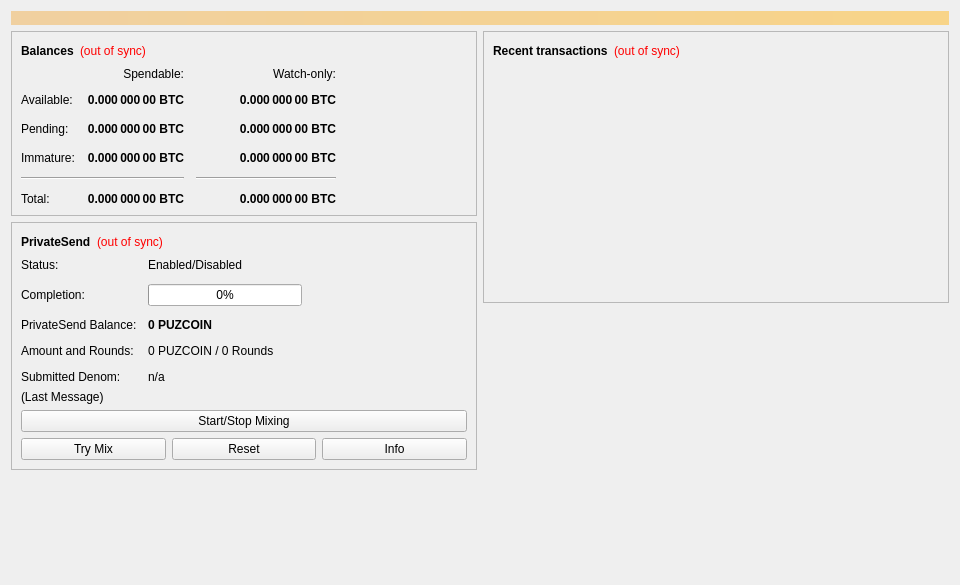
<?xml version="1.0" encoding="UTF-8"?>
<ui version="4.0">
 <class>OverviewPage</class>
 <widget class="QWidget" name="OverviewPage">
  <property name="geometry">
   <rect>
    <x>0</x>
    <y>0</y>
    <width>960</width>
    <height>585</height>
   </rect>
  </property>
  <property name="minimumSize">
   <size>
    <width>960</width>
    <height>0</height>
   </size>
  </property>
  <property name="windowTitle">
   <string>Form</string>
  </property>
  <layout class="QVBoxLayout" name="topLayout">
   <item>
    <widget class="QLabel" name="labelAlerts">
     <property name="visible">
      <bool>false</bool>
     </property>
     <property name="styleSheet">
      <string notr="true">background-color: qlineargradient(x1: 0, y1: 0, x2: 1, y2: 0, stop:0 #F0D0A0, stop:1 #F8D488); color:#000000;</string>
     </property>
     <property name="wordWrap">
      <bool>true</bool>
     </property>
     <property name="margin">
      <number>3</number>
     </property>
    </widget>
   </item>
   <item>
    <layout class="QHBoxLayout" name="horizontalLayout" stretch="1,1">
     <item>
      <layout class="QVBoxLayout" name="verticalLayout_2">
       <item>
        <widget class="QFrame" name="frame">
         <property name="frameShape">
          <enum>QFrame::StyledPanel</enum>
         </property>
         <property name="frameShadow">
          <enum>QFrame::Raised</enum>
         </property>
         <layout class="QVBoxLayout" name="verticalLayout_4">
          <item>
           <layout class="QHBoxLayout" name="horizontalLayout_4">
            <item>
             <widget class="QLabel" name="label_5">
              <property name="font">
               <font>
                <weight>75</weight>
                <bold>true</bold>
               </font>
              </property>
              <property name="text">
               <string>Balances</string>
              </property>
             </widget>
            </item>
            <item>
             <widget class="QLabel" name="labelWalletStatus">
              <property name="toolTip">
               <string>The displayed information may be out of date. Your wallet automatically synchronizes with the Puzcoin network after a connection is established, but this process has not completed yet.</string>
              </property>
              <property name="styleSheet">
               <string notr="true">QLabel { color: red; }</string>
              </property>
              <property name="text">
               <string notr="true">(out of sync)</string>
              </property>
              <property name="alignment">
               <set>Qt::AlignLeading|Qt::AlignLeft|Qt::AlignVCenter</set>
              </property>
             </widget>
            </item>
            <item>
             <spacer name="horizontalSpacer_3">
              <property name="orientation">
               <enum>Qt::Horizontal</enum>
              </property>
              <property name="sizeHint" stdset="0">
               <size>
                <width>40</width>
                <height>20</height>
               </size>
              </property>
             </spacer>
            </item>
           </layout>
          </item>
          <item>
           <layout class="QGridLayout" name="gridLayout">
            <property name="spacing">
             <number>12</number>
            </property>
            <item row="2" column="2">
             <widget class="QLabel" name="labelWatchPending">
              <property name="font">
               <font>
                <weight>75</weight>
                <bold>true</bold>
               </font>
              </property>
              <property name="cursor">
               <cursorShape>IBeamCursor</cursorShape>
              </property>
              <property name="toolTip">
               <string>Unconfirmed transactions to watch-only addresses</string>
              </property>
              <property name="text">
               <string notr="true">0.000 000 00 BTC</string>
              </property>
              <property name="alignment">
               <set>Qt::AlignRight|Qt::AlignTrailing|Qt::AlignVCenter</set>
              </property>
              <property name="textInteractionFlags">
               <set>Qt::LinksAccessibleByMouse|Qt::TextSelectableByKeyboard|Qt::TextSelectableByMouse</set>
              </property>
             </widget>
            </item>
            <item row="2" column="1">
             <widget class="QLabel" name="labelUnconfirmed">
              <property name="font">
               <font>
                <weight>75</weight>
                <bold>true</bold>
               </font>
              </property>
              <property name="cursor">
               <cursorShape>IBeamCursor</cursorShape>
              </property>
              <property name="toolTip">
               <string>Total of transactions that have yet to be confirmed, and do not yet count toward the spendable balance</string>
              </property>
              <property name="text">
               <string notr="true">0.000 000 00 BTC</string>
              </property>
              <property name="alignment">
               <set>Qt::AlignRight|Qt::AlignTrailing|Qt::AlignVCenter</set>
              </property>
              <property name="textInteractionFlags">
               <set>Qt::LinksAccessibleByMouse|Qt::TextSelectableByKeyboard|Qt::TextSelectableByMouse</set>
              </property>
             </widget>
            </item>
            <item row="3" column="2">
             <widget class="QLabel" name="labelWatchImmature">
              <property name="font">
               <font>
                <weight>75</weight>
                <bold>true</bold>
               </font>
              </property>
              <property name="cursor">
               <cursorShape>IBeamCursor</cursorShape>
              </property>
              <property name="toolTip">
               <string>Mined balance in watch-only addresses that has not yet matured</string>
              </property>
              <property name="text">
               <string notr="true">0.000 000 00 BTC</string>
              </property>
              <property name="alignment">
               <set>Qt::AlignRight|Qt::AlignTrailing|Qt::AlignVCenter</set>
              </property>
              <property name="textInteractionFlags">
               <set>Qt::LinksAccessibleByMouse|Qt::TextSelectableByKeyboard|Qt::TextSelectableByMouse</set>
              </property>
             </widget>
            </item>
            <item row="4" column="0" colspan="2">
             <widget class="Line" name="lineSpendableBalance">
              <property name="orientation">
               <enum>Qt::Horizontal</enum>
              </property>
             </widget>
            </item>
            <item row="4" column="2">
             <widget class="Line" name="lineWatchBalance">
              <property name="sizePolicy">
               <sizepolicy hsizetype="Preferred" vsizetype="Fixed">
                <horstretch>0</horstretch>
                <verstretch>0</verstretch>
               </sizepolicy>
              </property>
              <property name="minimumSize">
               <size>
                <width>140</width>
                <height>0</height>
               </size>
              </property>
              <property name="orientation">
               <enum>Qt::Horizontal</enum>
              </property>
             </widget>
            </item>
            <item row="5" column="0">
             <widget class="QLabel" name="labelTotalText">
              <property name="text">
               <string>Total:</string>
              </property>
             </widget>
            </item>
            <item row="3" column="1">
             <widget class="QLabel" name="labelImmature">
              <property name="font">
               <font>
                <weight>75</weight>
                <bold>true</bold>
               </font>
              </property>
              <property name="cursor">
               <cursorShape>IBeamCursor</cursorShape>
              </property>
              <property name="toolTip">
               <string>Mined balance that has not yet matured</string>
              </property>
              <property name="text">
               <string notr="true">0.000 000 00 BTC</string>
              </property>
              <property name="alignment">
               <set>Qt::AlignRight|Qt::AlignTrailing|Qt::AlignVCenter</set>
              </property>
              <property name="textInteractionFlags">
               <set>Qt::LinksAccessibleByMouse|Qt::TextSelectableByKeyboard|Qt::TextSelectableByMouse</set>
              </property>
             </widget>
            </item>
            <item row="2" column="3">
             <spacer name="horizontalSpacer_2">
              <property name="orientation">
               <enum>Qt::Horizontal</enum>
              </property>
              <property name="sizeHint" stdset="0">
               <size>
                <width>40</width>
                <height>20</height>
               </size>
              </property>
             </spacer>
            </item>
            <item row="3" column="0">
             <widget class="QLabel" name="labelImmatureText">
              <property name="text">
               <string>Immature:</string>
              </property>
             </widget>
            </item>
            <item row="5" column="1">
             <widget class="QLabel" name="labelTotal">
              <property name="font">
               <font>
                <weight>75</weight>
                <bold>true</bold>
               </font>
              </property>
              <property name="cursor">
               <cursorShape>IBeamCursor</cursorShape>
              </property>
              <property name="toolTip">
               <string>Your current total balance</string>
              </property>
              <property name="text">
               <string notr="true">0.000 000 00 BTC</string>
              </property>
              <property name="alignment">
               <set>Qt::AlignRight|Qt::AlignTrailing|Qt::AlignVCenter</set>
              </property>
              <property name="textInteractionFlags">
               <set>Qt::LinksAccessibleByMouse|Qt::TextSelectableByKeyboard|Qt::TextSelectableByMouse</set>
              </property>
             </widget>
            </item>
            <item row="5" column="2">
             <widget class="QLabel" name="labelWatchTotal">
              <property name="font">
               <font>
                <weight>75</weight>
                <bold>true</bold>
               </font>
              </property>
              <property name="cursor">
               <cursorShape>IBeamCursor</cursorShape>
              </property>
              <property name="toolTip">
               <string>Current total balance in watch-only addresses</string>
              </property>
              <property name="text">
               <string notr="true">0.000 000 00 BTC</string>
              </property>
              <property name="alignment">
               <set>Qt::AlignRight|Qt::AlignTrailing|Qt::AlignVCenter</set>
              </property>
              <property name="textInteractionFlags">
               <set>Qt::LinksAccessibleByMouse|Qt::TextSelectableByKeyboard|Qt::TextSelectableByMouse</set>
              </property>
             </widget>
            </item>
            <item row="0" column="2">
             <widget class="QLabel" name="labelWatchonly">
              <property name="text">
               <string>Watch-only:</string>
              </property>
              <property name="alignment">
               <set>Qt::AlignRight|Qt::AlignTrailing|Qt::AlignVCenter</set>
              </property>
             </widget>
            </item>
            <item row="1" column="0">
             <widget class="QLabel" name="labelBalanceText">
              <property name="text">
               <string>Available:</string>
              </property>
             </widget>
            </item>
            <item row="1" column="1">
             <widget class="QLabel" name="labelBalance">
              <property name="font">
               <font>
                <weight>75</weight>
                <bold>true</bold>
               </font>
              </property>
              <property name="cursor">
               <cursorShape>IBeamCursor</cursorShape>
              </property>
              <property name="toolTip">
               <string>Your current spendable balance</string>
              </property>
              <property name="text">
               <string notr="true">0.000 000 00 BTC</string>
              </property>
              <property name="alignment">
               <set>Qt::AlignRight|Qt::AlignTrailing|Qt::AlignVCenter</set>
              </property>
              <property name="textInteractionFlags">
               <set>Qt::LinksAccessibleByMouse|Qt::TextSelectableByKeyboard|Qt::TextSelectableByMouse</set>
              </property>
             </widget>
            </item>
            <item row="1" column="2">
             <widget class="QLabel" name="labelWatchAvailable">
              <property name="font">
               <font>
                <weight>75</weight>
                <bold>true</bold>
               </font>
              </property>
              <property name="cursor">
               <cursorShape>IBeamCursor</cursorShape>
              </property>
              <property name="toolTip">
               <string>Your current balance in watch-only addresses</string>
              </property>
              <property name="text">
               <string notr="true">0.000 000 00 BTC</string>
              </property>
              <property name="alignment">
               <set>Qt::AlignRight|Qt::AlignTrailing|Qt::AlignVCenter</set>
              </property>
              <property name="textInteractionFlags">
               <set>Qt::LinksAccessibleByMouse|Qt::TextSelectableByKeyboard|Qt::TextSelectableByMouse</set>
              </property>
             </widget>
            </item>
            <item row="2" column="0">
             <widget class="QLabel" name="labelPendingText">
              <property name="text">
               <string>Pending:</string>
              </property>
             </widget>
            </item>
            <item row="0" column="1">
             <widget class="QLabel" name="labelSpendable">
              <property name="text">
               <string>Spendable:</string>
              </property>
              <property name="alignment">
               <set>Qt::AlignRight|Qt::AlignTrailing|Qt::AlignVCenter</set>
              </property>
             </widget>
            </item>
           </layout>
          </item>
         </layout>
        </widget>
       </item>
       <item>
        <widget class="QFrame" name="framePrivateSend">
         <property name="layoutDirection">
          <enum>Qt::LeftToRight</enum>
         </property>
         <property name="frameShape">
          <enum>QFrame::StyledPanel</enum>
         </property>
         <property name="frameShadow">
          <enum>QFrame::Raised</enum>
         </property>
         <layout class="QVBoxLayout" name="VerticalLayout_PS1">
          <item>
           <layout class="QHBoxLayout" name="horizontalLayout_5">
            <item>
             <widget class="QLabel" name="labelPrivateSendHeader">
              <property name="font">
               <font>
                <weight>75</weight>
                <bold>true</bold>
               </font>
              </property>
              <property name="text">
               <string>PrivateSend</string>
              </property>
             </widget>
            </item>
            <item>
             <widget class="QLabel" name="labelPrivateSendSyncStatus">
              <property name="toolTip">
               <string>The displayed information may be out of date. Your wallet automatically synchronizes with the Puzcoin network after a connection is established, but this process has not completed yet.</string>
              </property>
              <property name="styleSheet">
               <string notr="true">QLabel { color: red; }</string>
              </property>
              <property name="text">
               <string notr="true">(out of sync)</string>
              </property>
              <property name="alignment">
               <set>Qt::AlignLeading|Qt::AlignLeft|Qt::AlignVCenter</set>
              </property>
             </widget>
            </item>
            <item>
             <spacer name="horizontalSpacer_4">
              <property name="orientation">
               <enum>Qt::Horizontal</enum>
              </property>
              <property name="sizeHint" stdset="0">
               <size>
                <width>40</width>
                <height>20</height>
               </size>
              </property>
             </spacer>
            </item>
           </layout>
          </item>
          <item>
           <layout class="QFormLayout" name="privateSendFormLayout">
            <property name="fieldGrowthPolicy">
             <enum>QFormLayout::AllNonFixedFieldsGrow</enum>
            </property>
            <property name="horizontalSpacing">
             <number>11</number>
            </property>
            <property name="verticalSpacing">
             <number>12</number>
            </property>
            <item row="0" column="0">
             <widget class="QLabel" name="labelPrivateSendEnabledText">
              <property name="text">
               <string>Status:</string>
              </property>
             </widget>
            </item>
            <item row="0" column="1">
             <widget class="QLabel" name="labelPrivateSendEnabled">
              <property name="text">
               <string>Enabled/Disabled</string>
              </property>
             </widget>
            </item>
            <item row="1" column="0">
             <widget class="QLabel" name="labelCompletitionText">
              <property name="text">
               <string>Completion:</string>
              </property>
             </widget>
            </item>
            <item row="1" column="1">
             <widget class="QProgressBar" name="privateSendProgress">
              <property name="maximumSize">
               <size>
                <width>154</width>
                <height>16777215</height>
               </size>
              </property>
              <property name="value">
               <number>0</number>
              </property>
             </widget>
            </item>
            <item row="2" column="0">
             <widget class="QLabel" name="labelAnonymizedText">
              <property name="text">
               <string>PrivateSend Balance:</string>
              </property>
             </widget>
            </item>
            <item row="2" column="1">
             <widget class="QLabel" name="labelAnonymized">
              <property name="font">
               <font>
                <weight>75</weight>
                <bold>true</bold>
               </font>
              </property>
              <property name="text">
               <string notr="true">0 PUZCOIN</string>
              </property>
             </widget>
            </item>
            <item row="3" column="0">
             <widget class="QLabel" name="labelAmountAndRoundsText">
              <property name="text">
               <string>Amount and Rounds:</string>
              </property>
             </widget>
            </item>
            <item row="3" column="1">
             <widget class="QLabel" name="labelAmountRounds">
              <property name="text">
               <string>0 PUZCOIN / 0 Rounds</string>
              </property>
             </widget>
            </item>
            <item row="4" column="0">
             <widget class="QLabel" name="labelSubmittedDenomText">
              <property name="text">
               <string>Submitted Denom:</string>
              </property>
             </widget>
            </item>
            <item row="4" column="1">
             <widget class="QLabel" name="labelSubmittedDenom">
              <property name="toolTip">
               <string>The denominations you submitted to the Masternode.&lt;br&gt;To mix, other users must submit the exact same denominations.</string>
              </property>
              <property name="text">
               <string>n/a</string>
              </property>
             </widget>
            </item>
           </layout>
          </item>
          <item>
           <layout class="QVBoxLayout" name="VerticalLayout_PS">
            <item>
             <widget class="QLabel" name="labelPrivateSendLastMessage">
              <property name="text">
               <string>(Last Message)</string>
              </property>
              <property name="alignment">
               <set>Qt::AlignLeading|Qt::AlignLeft|Qt::AlignTop</set>
              </property>
              <property name="wordWrap">
               <bool>true</bool>
              </property>
             </widget>
            </item>
            <item>
             <widget class="QPushButton" name="togglePrivateSend">
              <property name="sizePolicy">
               <sizepolicy hsizetype="MinimumExpanding" vsizetype="Fixed">
                <horstretch>0</horstretch>
                <verstretch>0</verstretch>
               </sizepolicy>
              </property>
              <property name="text">
               <string>Start/Stop Mixing</string>
              </property>
             </widget>
            </item>
            <item>
             <layout class="QHBoxLayout" name="horizontalLayout_debugbuttons">
              <item>
               <widget class="QPushButton" name="privateSendAuto">
                <property name="sizePolicy">
                 <sizepolicy hsizetype="MinimumExpanding" vsizetype="Fixed">
                  <horstretch>0</horstretch>
                  <verstretch>0</verstretch>
                 </sizepolicy>
                </property>
                <property name="toolTip">
                 <string>Try to manually submit a PrivateSend request.</string>
                </property>
                <property name="text">
                 <string>Try Mix</string>
                </property>
               </widget>
              </item>
              <item>
               <widget class="QPushButton" name="privateSendReset">
                <property name="sizePolicy">
                 <sizepolicy hsizetype="MinimumExpanding" vsizetype="Fixed">
                  <horstretch>0</horstretch>
                  <verstretch>0</verstretch>
                 </sizepolicy>
                </property>
                <property name="toolTip">
                 <string>Reset the current status of PrivateSend (can interrupt PrivateSend if it's in the process of Mixing, which can cost you money!)</string>
                </property>
                <property name="autoFillBackground">
                 <bool>false</bool>
                </property>
                <property name="text">
                 <string>Reset</string>
                </property>
               </widget>
              </item>
              <item>
               <widget class="QPushButton" name="privateSendInfo">
                <property name="sizePolicy">
                 <sizepolicy hsizetype="MinimumExpanding" vsizetype="Fixed">
                  <horstretch>0</horstretch>
                  <verstretch>0</verstretch>
                 </sizepolicy>
                </property>
                <property name="toolTip">
                 <string>Information about PrivateSend and Mixing</string>
                </property>
                <property name="text">
                 <string>Info</string>
                </property>
               </widget>
              </item>
             </layout>
            </item>
           </layout>
          </item>
         </layout>
        </widget>
       </item>
       <item>
        <spacer name="verticalSpacer">
         <property name="orientation">
          <enum>Qt::Vertical</enum>
         </property>
         <property name="sizeHint" stdset="0">
          <size>
           <width>20</width>
           <height>40</height>
          </size>
         </property>
        </spacer>
       </item>
      </layout>
     </item>
     <item>
      <layout class="QVBoxLayout" name="verticalLayout_3">
       <item>
        <widget class="QFrame" name="frame_2">
         <property name="frameShape">
          <enum>QFrame::StyledPanel</enum>
         </property>
         <property name="frameShadow">
          <enum>QFrame::Raised</enum>
         </property>
         <layout class="QVBoxLayout" name="verticalLayout">
          <item>
           <layout class="QHBoxLayout" name="horizontalLayout_2">
            <item>
             <widget class="QLabel" name="label_4">
              <property name="font">
               <font>
                <weight>75</weight>
                <bold>true</bold>
               </font>
              </property>
              <property name="text">
               <string>Recent transactions</string>
              </property>
             </widget>
            </item>
            <item>
             <widget class="QLabel" name="labelTransactionsStatus">
              <property name="toolTip">
               <string>The displayed information may be out of date. Your wallet automatically synchronizes with the Puzcoin network after a connection is established, but this process has not completed yet.</string>
              </property>
              <property name="styleSheet">
               <string notr="true">QLabel { color: red; }</string>
              </property>
              <property name="text">
               <string notr="true">(out of sync)</string>
              </property>
              <property name="alignment">
               <set>Qt::AlignLeading|Qt::AlignLeft|Qt::AlignVCenter</set>
              </property>
             </widget>
            </item>
            <item>
             <spacer name="horizontalSpacer">
              <property name="orientation">
               <enum>Qt::Horizontal</enum>
              </property>
              <property name="sizeHint" stdset="0">
               <size>
                <width>40</width>
                <height>20</height>
               </size>
              </property>
             </spacer>
            </item>
           </layout>
          </item>
          <item>
           <widget class="QListView" name="listTransactions">
            <property name="styleSheet">
             <string notr="true">QListView { background: transparent; }</string>
            </property>
            <property name="frameShape">
             <enum>QFrame::NoFrame</enum>
            </property>
            <property name="verticalScrollBarPolicy">
             <enum>Qt::ScrollBarAlwaysOff</enum>
            </property>
            <property name="horizontalScrollBarPolicy">
             <enum>Qt::ScrollBarAlwaysOff</enum>
            </property>
            <property name="selectionMode">
             <enum>QAbstractItemView::NoSelection</enum>
            </property>
           </widget>
          </item>
         </layout>
        </widget>
       </item>
       <item>
        <spacer name="verticalSpacer_2">
         <property name="orientation">
          <enum>Qt::Vertical</enum>
         </property>
         <property name="sizeHint" stdset="0">
          <size>
           <width>20</width>
           <height>40</height>
          </size>
         </property>
        </spacer>
       </item>
      </layout>
     </item>
    </layout>
   </item>
  </layout>
 </widget>
 <resources/>
 <connections/>
</ui>
